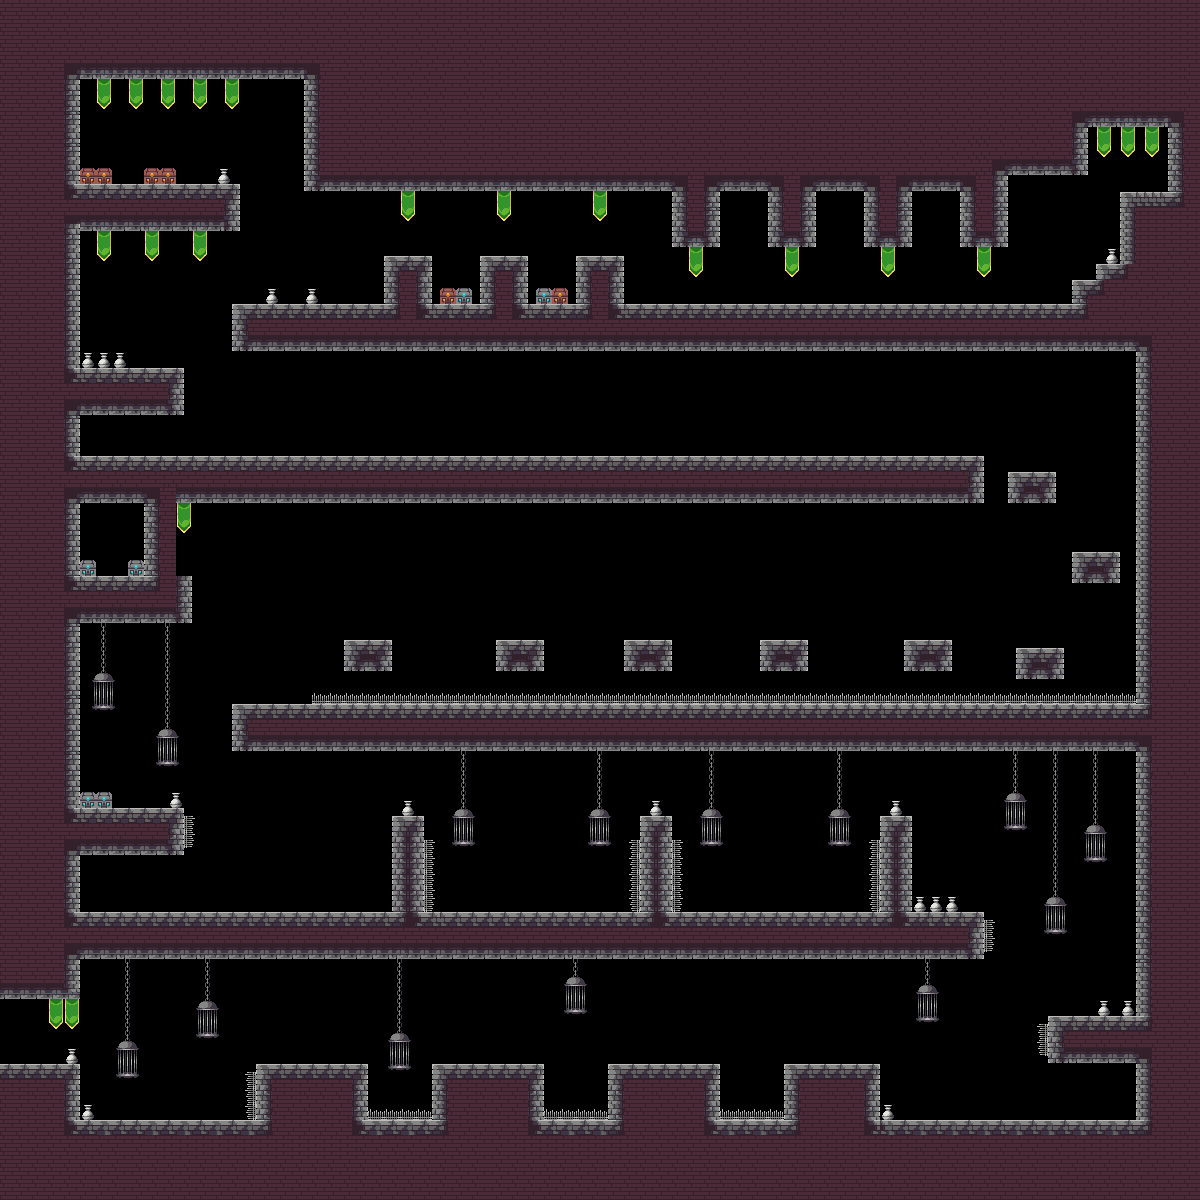

This game map was drawn from its Tiled (.tmx) file and the tilesets committed beside it. A one-line description and the trimmed map source follow:
An orthogonal 150x150 tile map with 8x8 px tiles, 2 tile layers (Detras, Delante), 2 tilesets and 108 objects (2x Premio_1, 2x Premio_2, 2x Premio_3, zona/torre, 0, ...).

<map version="1.2" tiledversion="1.3.4" orientation="orthogonal" renderorder="right-down" width="150" height="150" tilewidth="8" tileheight="8" infinite="0" nextlayerid="16" nextobjectid="468">
 <tileset firstgid="1" name="Assets" tilewidth="8" tileheight="8" tilecount="1288" columns="46">
  <image source="Assets.png" width="368" height="224" />
 </tileset>
 <tileset firstgid="1289" name="prueba_castillo" tilewidth="8" tileheight="8" tilecount="10000" columns="100">
  <image source="prueba_castillo.png" width="800" height="800" />
 </tileset>
 <layer id="1" name="Detras" width="150" height="150">
  <data>[22500 cells, 11442 non-empty, 118 distinct tile ids]</data>
 </layer>
 <layer id="2" name="Delante" width="150" height="150">
  <data>[22500 cells, 984 non-empty, 68 distinct tile ids]</data>
 </layer>
 <objectgroup id="14" name="Metadata">
  <object id="166" name="zona/torre" x="-98" y="-74" width="54" height="46" />
 </objectgroup>
 <objectgroup id="6" name="Palancas">
  <object id="397" name="Premio_1" x="120" y="896" width="16" height="16.7273" />
  <object id="399" name="Premio_2" x="104" y="558.836" width="16" height="16" />
  <object id="402" name="Premio_3" x="120.242" y="168.091" width="16" height="16" />
 </objectgroup>
 <objectgroup id="7" name="Puertas">
  <object id="390" name="Premio_1" x="1048.5" y="1056" width="17" height="65" />
  <object id="392" name="Premio_2" x="168" y="848" width="16.75" height="64.5" />
  <object id="395" name="Premio_3" x="168.364" y="407.273" width="15.2727" height="48.7273" />
 </objectgroup>
 <objectgroup id="12" name="Entradas">
  <object id="404" name="0" x="23.7727" y="1040.01" width="24" height="24" />
 </objectgroup>
 <objectgroup id="15" name="NPC">
  <object id="457" name="towerKey" x="1136.5" y="160.5" width="24" height="24" />
 </objectgroup>
 <objectgroup id="8" name="1">
  <object id="341" x="479.924" y="207.909" width="48" height="48" />
  <object id="342" x="384.11" y="207.981" width="48" height="48" />
  <object id="343" x="576.247" y="207.716" width="48" height="48" />
  <object id="344" x="504.292" y="863.292" width="48.75" height="46.75" />
  <object id="345" x="759.292" y="865.292" width="48.75" height="46.75" />
  <object id="347" x="952.125" y="1072.29" width="48" height="48" />
  <object id="464" x="300.958" y="409.958" width="48.75" height="46.75" />
  <object id="465" x="794.292" y="409.958" width="48.75" height="46.75" />
 </objectgroup>
 <objectgroup id="9" name="2">
  <object id="348" x="349.333" y="599" width="40" height="40.6667" />
  <object id="349" x="498" y="598" width="40" height="40" />
  <object id="350" x="627" y="599" width="40" height="40" />
  <object id="351" x="764" y="599" width="40" height="40" />
  <object id="352" x="909" y="599.333" width="40" height="40" />
 </objectgroup>
 <objectgroup id="10" name="6">
  <object id="337" x="1072.25" y="255" width="24" height="24" />
  <object id="340" x="1047.75" y="280" width="24" height="24" />
  <object id="353" x="819.333" y="1038.67" width="24" height="24" />
  <object id="354" x="286.667" y="1040.67" width="24" height="24" />
 </objectgroup>
 <objectgroup id="3" name="Hitboxes">
  <object id="406" x="-90.6667" y="0.333333" width="170.333" height="998.667" />
  <object id="407" x="-93.3333" y="1063.97" width="173.224" height="55.7826" />
  <object id="408" x="0.5" y="1120" width="880.333" height="80" />
  <object id="409" x="256" y="1064" width="112.011" height="55.8182" />
  <object id="410" x="432.182" y="1064.27" width="111.386" height="55.8182" />
  <object id="411" x="608.045" y="1063.91" width="111.386" height="55.8182" />
  <object id="412" x="784.031" y="1063.96" width="95.8973" height="55.8182" />
  <object id="414" x="1135.83" y="304.03" width="64.5758" height="815.334" />
  <object id="415" x="1047.94" y="1016" width="88.25" height="46" />
  <object id="416" x="79.75" y="912.5" width="344.833" height="46.25" />
  <object id="417" x="79.5" y="808" width="105" height="46.75" />
  <object id="418" x="391.938" y="816" width="32.4375" height="95.75" />
  <object id="419" x="640.125" y="815.875" width="32" height="96.5" />
  <object id="420" x="880.12" y="815.989" width="31.75" height="96" />
  <object id="421" x="232" y="704" width="904.333" height="47.3333" />
  <object id="422" x="232.125" y="304.25" width="904.333" height="47.3333" />
  <object id="423" x="80.1668" y="455.958" width="904.333" height="47.7083" />
  <object id="424" x="80.1668" y="368" width="103.666" height="47.3333" />
  <object id="425" x="80.292" y="184.042" width="159.666" height="47.3333" />
  <object id="426" x="79.5003" y="1.66667e-05" width="1120.67" height="78.6666" />
  <object id="427" x="1168.33" y="126" width="32" height="67" />
  <object id="428" x="304.5" y="79" width="703.25" height="111.75" />
  <object id="429" x="1007.75" y="78.75" width="80.25" height="96.5" />
  <object id="430" x="1088" y="78.75" width="112.5" height="46.75" />
  <object id="431" x="1119.88" y="192" width="79.9545" height="111" />
  <object id="432" x="1096.06" y="263.938" width="24.125" height="38" />
  <object id="433" x="1072.13" y="280" width="24.4375" height="23.25" />
  <object id="434" x="959.75" y="191" width="48.25" height="56.25" />
  <object id="435" x="863.625" y="190.875" width="48.25" height="56.25" />
  <object id="436" x="768.375" y="191.125" width="48.25" height="56.25" />
  <object id="437" x="672.125" y="191.125" width="48.25" height="56.25" />
  <object id="438" x="384.25" y="256" width="47.75" height="47.75" />
  <object id="439" x="384.011" y="256.17" width="47.75" height="47.75" />
  <object id="440" x="480.011" y="255.83" width="47.75" height="47.75" />
  <object id="441" x="575.938" y="256.063" width="48.1875" height="47.8125" />
  <object id="442" x="79.625" y="575.895" width="112.333" height="47.6667" />
  <object id="443" x="343.583" y="639.917" width="49.0833" height="32.0833" />
  <object id="444" x="496.063" y="640.063" width="47.75" height="30.75" />
  <object id="445" x="624.125" y="640.02" width="47.75" height="30.75" />
  <object id="446" x="760.103" y="639.908" width="47.75" height="30.75" />
  <object id="447" x="904.038" y="639.988" width="47.75" height="30.75" />
  <object id="448" x="1015.94" y="647.875" width="48.0625" height="31" />
  <object id="449" x="1071.94" y="552" width="47.9375" height="31" />
  <object id="450" x="1008.02" y="472.011" width="48.1136" height="31.0227" />
  <object id="451" x="438.583" y="911.875" width="186.5" height="46.25" />
  <object id="452" x="688.417" y="912.208" width="183.833" height="46.25" />
  <object id="453" x="872.417" y="912.208" width="111.479" height="46.625" />
  <object id="454" x="625.084" y="911.542" width="62.833" height="46.25" />
  <object id="455" x="423.917" y="912.208" width="14.833" height="46.25" />
  <object id="456" x="880.958" y="1119.94" width="318.083" height="80" />
 </objectgroup>
 <objectgroup id="13" name="Salidas">
  <object id="405" name="Torre_2/1" x="-77.6667" y="1000.67" width="38.3333" height="63" />
 </objectgroup>
 <objectgroup id="5" name="Monedas">
  <object id="356" x="87.5" y="511.5" width="16" height="16" />
  <object id="357" x="103.75" y="527.5" width="16" height="16" />
  <object id="358" x="120" y="511.75" width="16" height="16" />
  <object id="359" x="87.25" y="863.5" width="16" height="16" />
  <object id="360" x="119.75" y="863.75" width="16" height="16" />
  <object id="361" x="151.25" y="864" width="16" height="16" />
  <object id="362" x="1112" y="1072.06" width="16" height="16" />
  <object id="363" x="1112.19" y="1095.94" width="16" height="16" />
  <object id="364" x="1063.94" y="1072.06" width="16" height="16" />
  <object id="365" x="1088.5" y="1072" width="16" height="16" />
  </objectgroup>
 <objectgroup id="4" name="ZonasLetales">
  <!-- 12 objects omitted --></objectgroup>
</map>
<!-- 21 of 108 objects omitted -->
